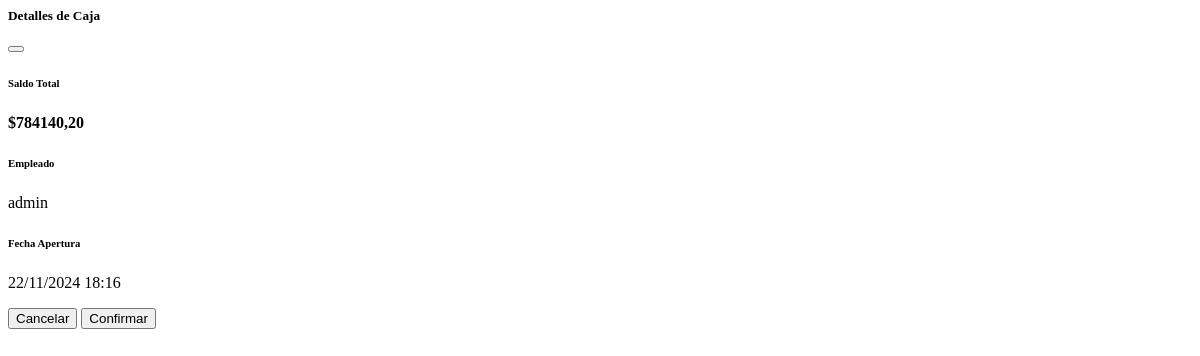
Before: /cerrar_caja/ (signed in) with the older database file.
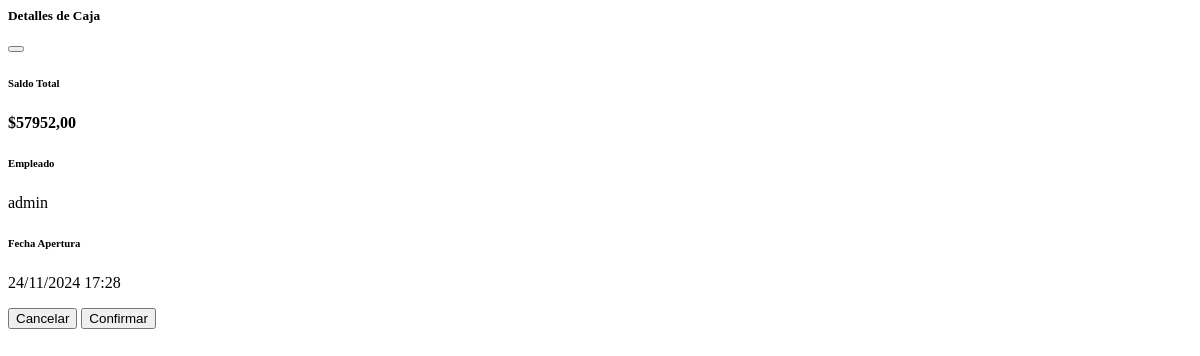
After: the same page with the newer database file.
### entidad/models.py (models this page shows, shortened)
class Caja(models.Model):
    empleado= models.ForeignKey(User, on_delete=models.CASCADE)
    fecha_apertura= models.DateTimeField(auto_now_add=True)
    fecha_cierre = models.DateTimeField(null=True, blank=True)
    monto_inicial= models.DecimalField(max_digits=10, decimal_places=2, default=0)
    total_ingresado= models.DecimalField(max_digits=10, decimal_places=2, default=0)
    total_egresado= models.DecimalField(max_digits=10, decimal_places=2, default=0)
    saldo_total= models.DecimalField(max_digits=10, decimal_places=2)
    activo= models.BooleanField(default=False)
    class Meta:
        verbose_name = "Caja"
        verbose_name_plural = "Cajas"

### entidad/views.py (the view, shortened to what this page needs)
# urls.py: path('cerrar_caja/',views.cerrar_caja, name='cerrar_caja'),
@login_required
def  cerrar_caja(request):
    if not request.user.has_perm('entidad.add_caja'):
        return redirect('permiso_denegado')
    empleado= request.user
    caja=Caja.objects.filter(activo=True).first()
    return render(request, 'entidad/cerrar_caja.html', {'caja': caja})

### templates/entidad/cerrar_caja.html (shortened to what this page needs)
<div class="modal-dialog" role="document">
    <div class="modal-content">
        <div class="modal-header text-white py-2">
            <h5 class="modal-title" >Detalles de Caja</h5>
            <button type="button" class="btn-close btn-close-white" data-bs-dismiss="modal" aria-label="Close"></button>
        </div>
        <div class="modal-body p-3">
            <div class="card mb-3">
                <div class="card-body p-3">
                    <div class="row g-2">
                        <div class="col-12">
                            <h6 class="text-muted mb-1">Saldo Total</h6>
                            <h4 class="text-primary mb-3">${{ caja.saldo_total|floatformat:2 }}</h4>
                        </div>
                        <div class="col-sm-6">
                            <h6 class="text-muted mb-1">Empleado</h6>
                            <p class="mb-2">{{ caja.empleado }}</p>
                        </div>
                        <div class="col-sm-6">
                            <h6 class="text-muted mb-1">Fecha Apertura</h6>
                            <p class="mb-2">{{ caja.fecha_apertura|date:"d/m/Y H:i" }}</p>
                        </div>
                    </div>
                </div>
            </div>
        </div>
        <div class="modal-footer">
            <button type="button" class="btn btn-secondary" data-bs-dismiss="modal"
                    >Cancelar</button>
            <button type="submit" class="btn btn-primary" form="cerrarCajaForm"
                    >Confirmar</button>
          </div>
    </div>
</div>

Changed rows visible on the page:
no longer on this page (row edited): Caja: saldo_total "784140,20", empleado "admin", fecha_apertura "22/11/2024 18:16"
added Caja: saldo_total "57952,00", empleado "admin", fecha_apertura "24/11/2024 17:28"
